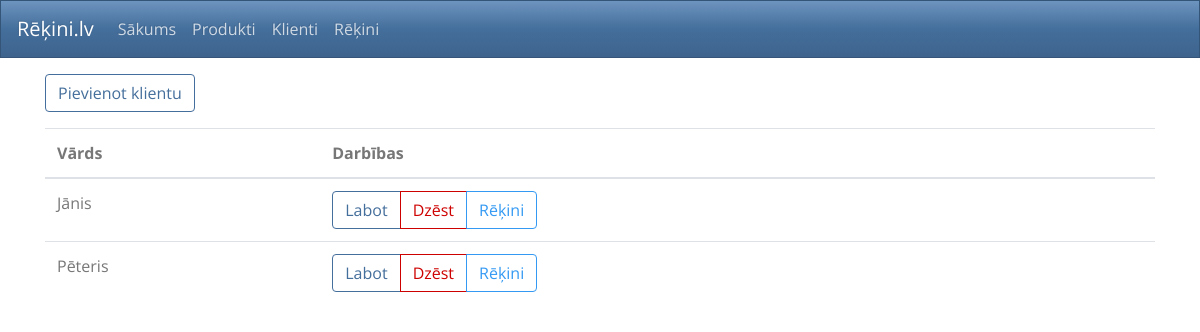
The app's page /rekini/clients.php, older data.
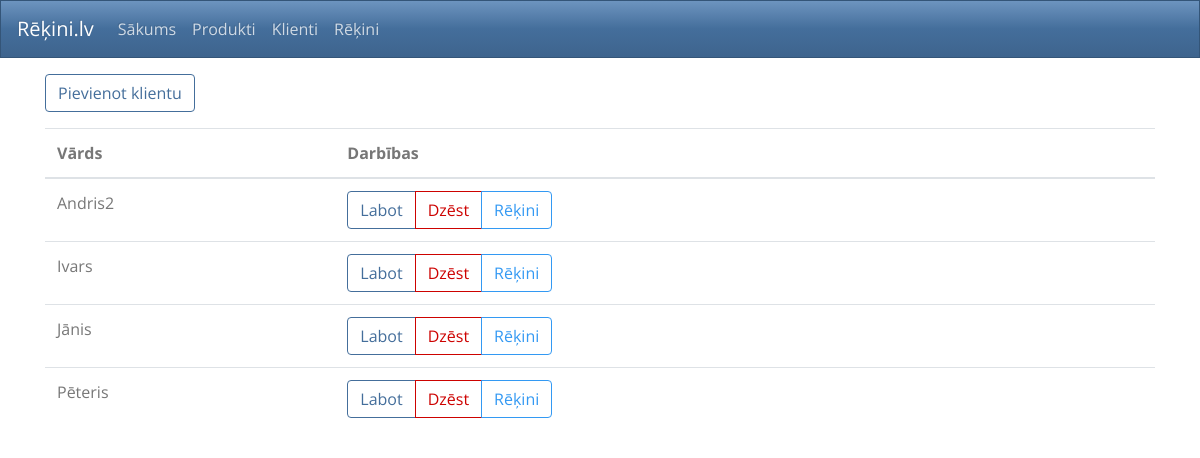
The same page, newer data.
### tables this page shows
CREATE TABLE IF NOT EXISTS `clients` (
  `id` int(11) NOT NULL AUTO_INCREMENT,
  `name` varchar(100) NOT NULL,
  PRIMARY KEY (`id`)
);

### rekini/funkcijas.php (called while the page is built, shortened)
<?php
$servername = "localhost";
$username = "root";
$password = "";
$dbname = "ltpc_pv";
$db_charset = "utf8mb4";
$conn = new PDO("mysql:host=$servername;dbname=$dbname;charset=$db_charset", $username, $password);
function getData($table,$sort='id'){
	global $conn;
	$sql = "SELECT * FROM `".$table."` order by `".$sort."` asc";
	$results = $conn->prepare($sql);
	$results->execute();
	if ($results->rowCount() > 0) {
		return $results->fetchAll();
	} else {
		return false;
	}
}

### rekini/clients.php (the view, shortened to what this page needs)
<?php
include 'funkcijas.php';
$results = getData('clients','name');
include 'layout.php';
?>
<div class="form-group mt-3">
	<a href="clients_add.php" class="btn btn-outline-primary">Pievienot klientu</a>
</div>
<?php
if($results) :?>
<table class="table table-hover">
  <thead>
    <tr>
      <th scope="col">Vārds</th>
      <th scope="col">Darbības</th>
    </tr>
  </thead>
  <tbody>
<?php foreach($results as $result) :?>
    <tr>
		<td><?=$result['name']?></td>
		<td>
			<div class="btn-group">
				<a href="clients_edit.php?id=<?=$result['id']?>" class="btn btn-outline-primary">Labot</a>
				<button type="submit" class="btn btn-outline-danger" form="dzest<?=$result['id']?>" name="dzest">Dzēst</button>
				<a href="clients_invoices.php?id=<?=$result['id']?>" class="btn btn-outline-info">Rēķini</a>
			</div>
		</td>
    </tr>
<?php endforeach;?>
</tbody>
</table>
<?php else: ?>
<p>Nav ievadīts neviens klients</p>
<?php endif ?>
<?
include 'footer.php';

Row changes from the older to the newer data that the page shows:
added clients: name "Andris2"
added clients: name "Ivars"
